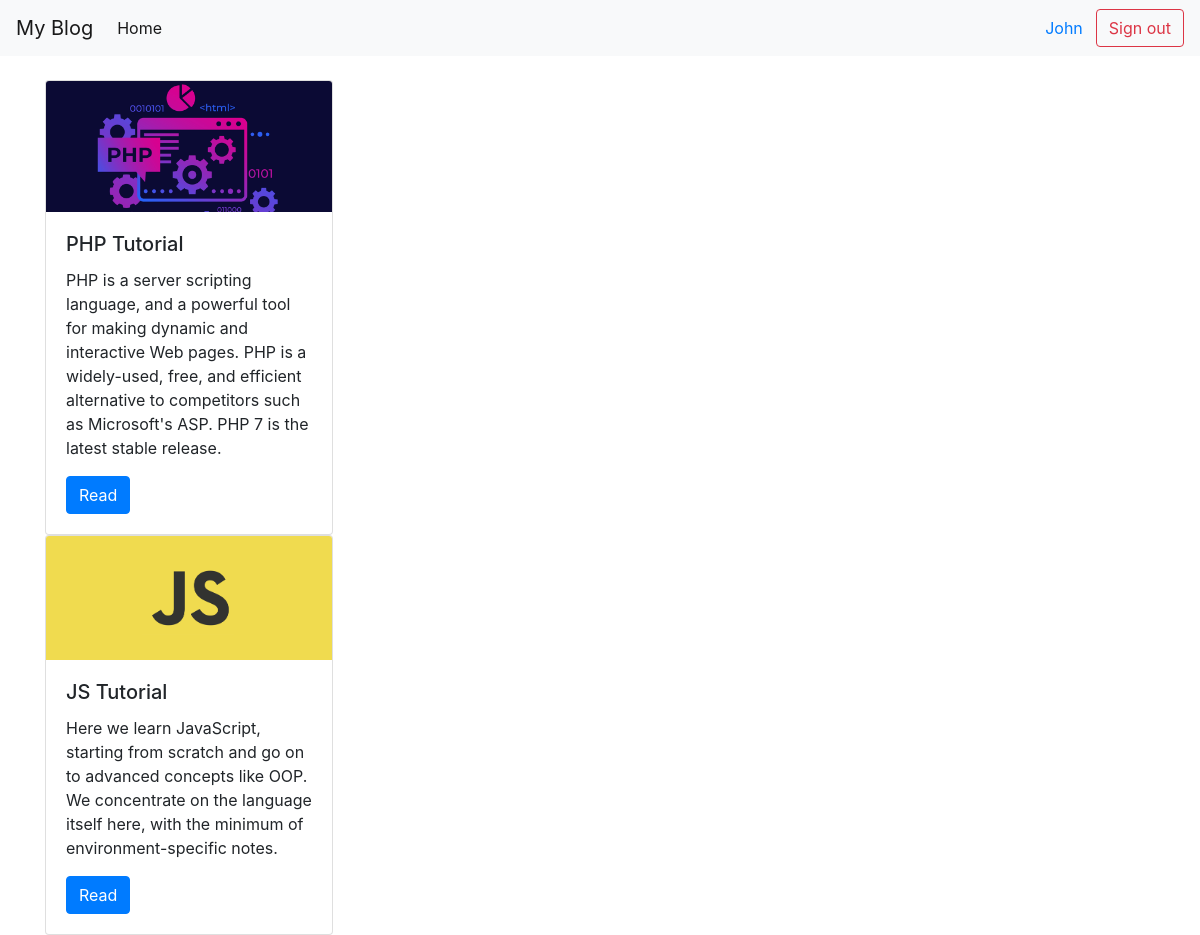
The page /home.php (signed in) on the database its author committed.
### tables this page shows
CREATE TABLE `blog` (
  `id` int(11) NOT NULL,
  `title` text NOT NULL,
  `intro` text NOT NULL,
  `article` longtext NOT NULL,
  `imgurl` text DEFAULT NULL,
  `created_on` timestamp NOT NULL DEFAULT current_timestamp(),
  `author` varchar(255) NOT NULL,
  `category` varchar(255) DEFAULT NULL
);

### home.php (the view, shortened to what this page needs)
<?php
include "connect.php";
if(isset($_SESSION['isAuthorised']) && $_SESSION['isAuthorised'] == "true")
{
    $blog_query = "SELECT * FROM blog";
    $blog_result = mysqli_query($dbconn, $blog_query);
?>
<!doctype html>
<html lang="en">
  <head>
    <link rel="stylesheet" href="https://maxcdn.bootstrapcdn.com/bootstrap/4.0.0/css/bootstrap.min.css">
  </head>
  <body>
    <nav class="navbar navbar-expand-lg navbar-light bg-light">
    <a class="navbar-brand" href="#">My Blog</a>
        <div class="collapse navbar-collapse" id="navbarSupportedContent">
            <ul class="navbar-nav mr-auto">
            <li class="nav-item active">
                <a class="nav-link" href="home.php">Home <span class="sr-only">(current)</span></a>
            </li>
            </ul>
            <a class="btn btn-link" href="#">
                <?php echo $_SESSION['name'];?>
            </a>
            <a class="btn btn-outline-danger" href="signout.php">
                Sign out
            </a>
        </div>
    </nav>
    <br/>
    <div class="container">
        <?php while ($row = mysqli_fetch_assoc($blog_result)) { ?>
        <div class="card" style="width: 18rem;">
            <img class="card-img-top" src="img/<?php echo $row['imgurl'] ?>" alt="Card image cap">
            <div class="card-body">
                <h5 class="card-title"><?php echo $row['title'] ?></h5>
                <p class="card-text"><?php echo $row['intro'] ?></p>
                <a href="read.php?id=<?php echo $row['id'] ?>" class="btn btn-primary">Read</a>
            </div>
        </div>
        <?php }?>
    </div>
<?php
} else {
    header("Location: index.php");
    $_SESSION['error'] = "You are not authorised";
    $_SESSION['isAuthorised'] = "false";
    unset($_SESSION['username']);
    die();
}
?>

### rows shown on the page
blog: imgurl (picture), title "PHP Tutorial", intro "PHP is a server scripting language, and a powerful tool for making dynamic and interactive Web pages. PHP is a widely-used, free, and efficient alternative to competitors such as Microsoft's ASP. PHP 7 is the latest stable release."
blog: imgurl (picture), title "JS Tutorial", intro "Here we learn JavaScript, starting from scratch and go on to advanced concepts like OOP. We concentrate on the language itself here, with the minimum of environment-specific notes."

### other values the page prints
$_SESSION['name'] "John"
